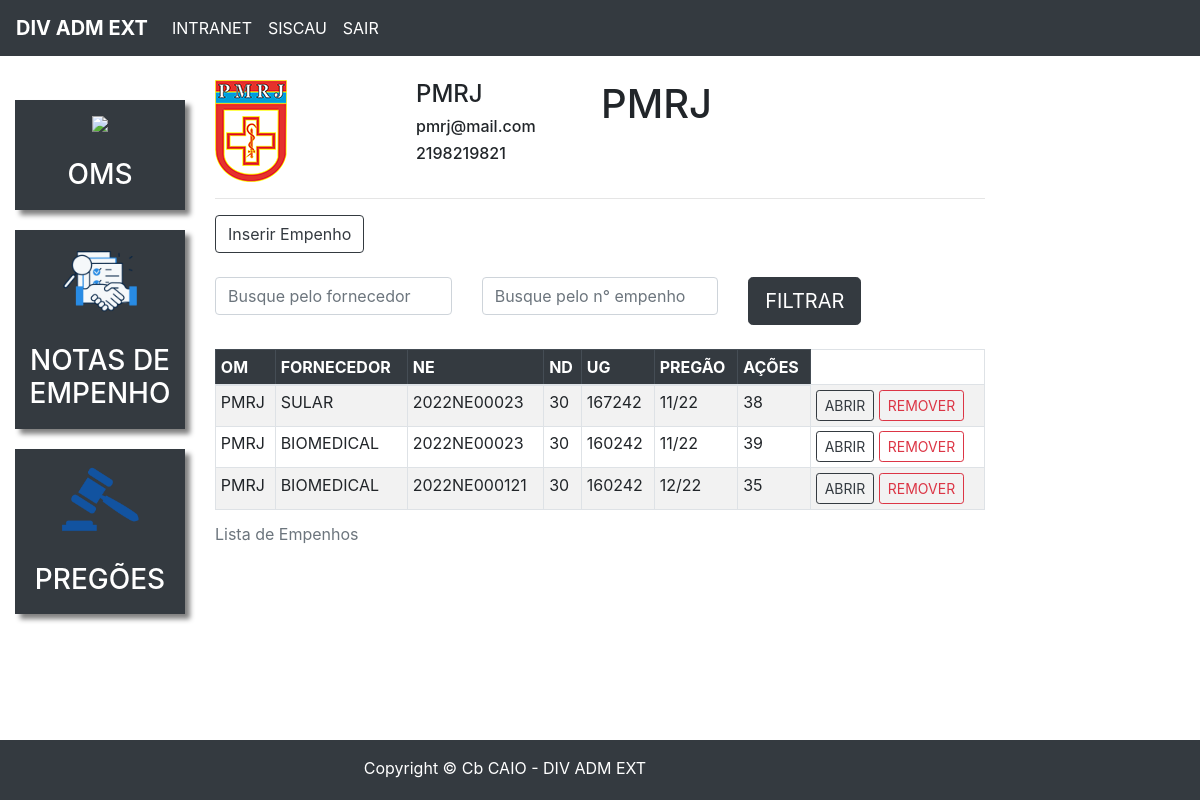
Page /om_empenhos_id/2/ (signed in) on the earlier database version.
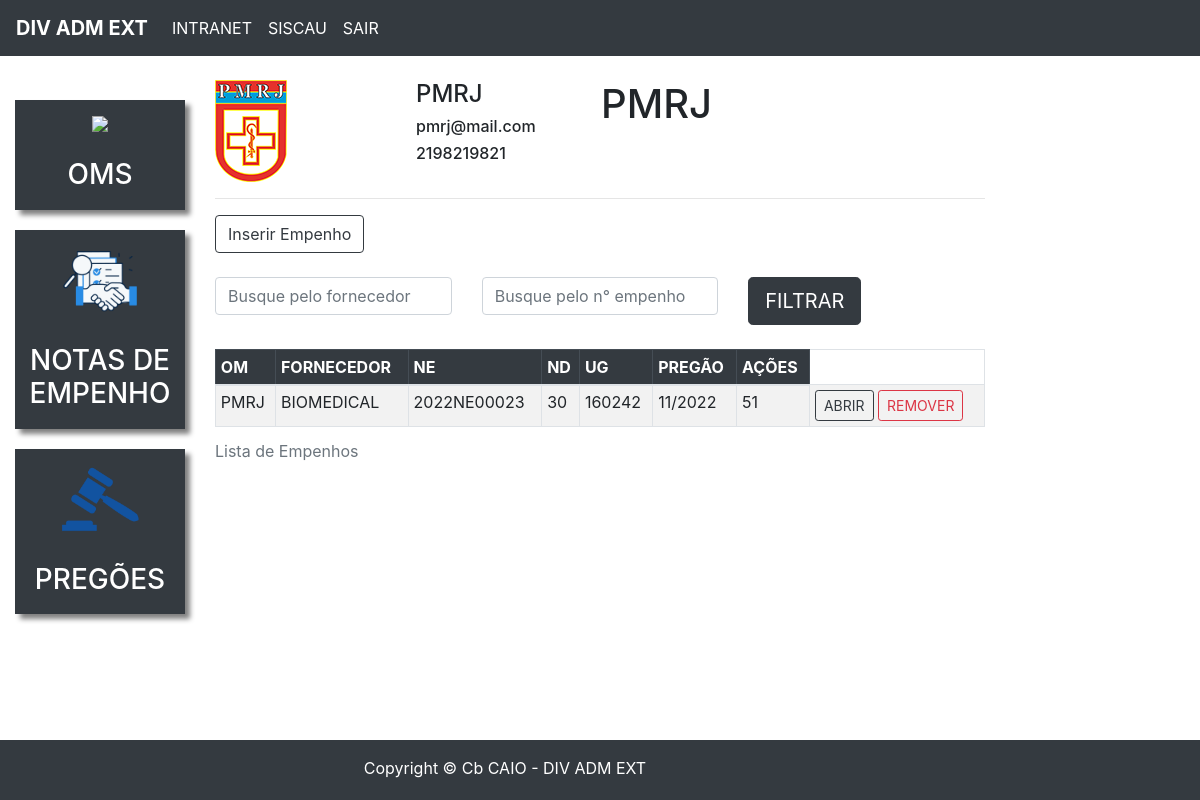
Same page on the later database version.
### plataforma/models.py (models this page shows, shortened)
class Empenho(models.Model):
    LISTA_ND = (
        ("30", '30'),
        ("39", '30'),
        ("52", '30'),
    )
    LISTA_UG = (
        ("160242", '160242'),
        ("167242", '167242'),
    )
    LISTA_FORNECEDOR = (
        ('BIOMEDICAL', 'BIOMEDICAL'),
        ('SULAR', 'SULAR'),
        ('MEDSANTA', 'MEDSANTA'),
    )
    om = models.ForeignKey(Om, on_delete=models.CASCADE)
    fornecedor = models.CharField(max_length=50, choices=LISTA_FORNECEDOR)
    nd = models.CharField(max_length=2,choices=LISTA_ND)
    ug = models.CharField(max_length=6,choices=LISTA_UG)
    pregao = models.CharField(max_length=8)
    data = models.DateField()
    numero = models.IntegerField()
    pdf = models.FileField(upload_to="pdf")

class Om(models.Model):
    LISTA_OMS = (
        ('PMPV', 'PMPV'),
        ('PMRJ', 'PMRJ'),
        ('PMN', 'PMN'),
        ('IBEX', 'IBEX'),
        ('HCE', 'HCE'),
        ('OCEX', 'OCEX'),
        ('HMR', 'HMR'),
        ('HGERJ', 'HGERJ'),
        ('PM Gu VV', 'PM Gu VV'),
        ('LQFEX', 'LQFEX'),
        )
    sigla = models.CharField(max_length=10, choices=LISTA_OMS)
    foto = models.ImageField(upload_to="imagens")
    email = models.EmailField(null=True)
    telefone = models.IntegerField(null=True)
    def __str__(self):
        return self.sigla

### plataforma/views.py (the view)
# urls.py: path('om_empenhos_id/<str:id>/', views.om_empenhos_id, name='om_empenhos_id'),
@login_required(login_url='/auth/logar/')
def om_empenhos_id(request, id):
    om = Om.objects.get(id=id)
    empenhos = Empenho.objects.filter(om_id=id).order_by('numero')
    try:
        form_empenho = EmpenhoForms()
        return render(request, 'om_empenhos_id.html',{'om':om, 'empenhos':empenhos, 'form_empenho':form_empenho})
    except:
        form_empenho = EmpenhoForms()
        return render(request, 'om_empenhos_id.html',{'om':om, 'empenhos':empenhos, 'form_empenho':form_empenho})

### plataforma/forms.py
class EmpenhoForms(forms.ModelForm):
    class Meta:
        model = Empenho
        fields = ('om','fornecedor', 'nd', 'ug','pregao','data', 'numero', 'pdf')

### plataforma/templates/om_empenhos_id.html (shortened to what this page needs)
{% extends 'base_plataforma.html' %}
{% load static %}
{% block 'plataforma' %}
    <br>
    <div class="row">
        <div class="col-md-3">
            <img src="{{ om.foto.url}}">
            </div>
            <div class="col-md-3 dados descricao">
            <h4>{{om.sigla}}</h4>
            <h6>{{om.email}}</h6>
            <h6>{{om.telefone}}</h6>
        </div>
        <h1>{{om.sigla}}</h1>
    </div>
    <hr>
    <button type="button" class="btn btn-outline-dark" data-toggle="modal" data-target="#modal">
        Inserir Empenho
    </button>
    <br>
    <br>
    <form>
        <div class="row" action="{% url 'inserir_empenho' om.id%}" method="GET">
                <div class="col-md-4">
                    <input type="text" placeholder="Busque pelo fornecedor" class="form-control" name="fornecedor">
                </div>
                <div class="col-md-4">
                    <input type="text" placeholder="Busque pelo n° empenho" class="form-control" name="numero_empenho">
                </div>
            <div class="col-md-3">
                <input type="submit" value="FILTRAR" class="btn btn-lg btn-dark">
            </div>
        </div>
        </form>
    <br>
    <div class='scroll'>
        <table class="table table-striped table-bordered table-hover table-sm ">
            <caption>Lista de Empenhos</caption>
            <thead class='table-dark '>
            <tr>
            <th>OM</th>
            <th>FORNECEDOR</th>
            <th>NE</th>
            <th>ND</th>
            <th>UG</th>
            <th>PREGÃO</th>
            <th>AÇÕES</th>
            </tr>
            </thead >
            <tbody>
            {% for i in empenhos %}
            <tr>
                <td>{{i.om}}</td>
                <td>{{i.fornecedor }}</td>
                <td>2022NE000{{i.numero}}</td>
                <td>{{i.nd}}</td>
                <td>{{i.ug }}</td>
                <td>{{i.pregao}}</td>
                <td>{{i.id}}
                <td>
                    <a href="{{ i.pdf.url }}" target="_blank" rel="noopener noreferrer"><button type="button" class="btn btn-outline-dark btn-sm">
                        ABRIR
                        </button></a>
                    <button type="button" class="btn btn-outline-danger btn-sm" data-toggle="modal" data-target="#exampleModal">
                        REMOVER
                        </button>
                </td>
            </tr>
            {% empty %}
            <td> SEM EMPENHOS</td>
            {% endfor %}
            </tbody>
        </table>
        </div>
{% endblock%}

Differences in the rows shown:
removed Empenho: om "PMRJ", fornecedor "SULAR", numero "23", nd "30", ug "167242", pregao "11/22", id "38"
removed Empenho: om "PMRJ", fornecedor "BIOMEDICAL", numero "23", nd "30", ug "160242", pregao "11/22", id "39"
removed Empenho: om "PMRJ", fornecedor "BIOMEDICAL", numero "121", nd "30", ug "160242", pregao "12/22", id "35"
added Empenho: om "PMRJ", fornecedor "BIOMEDICAL", numero "23", nd "30", ug "160242", pregao "11/2022", id "51"
